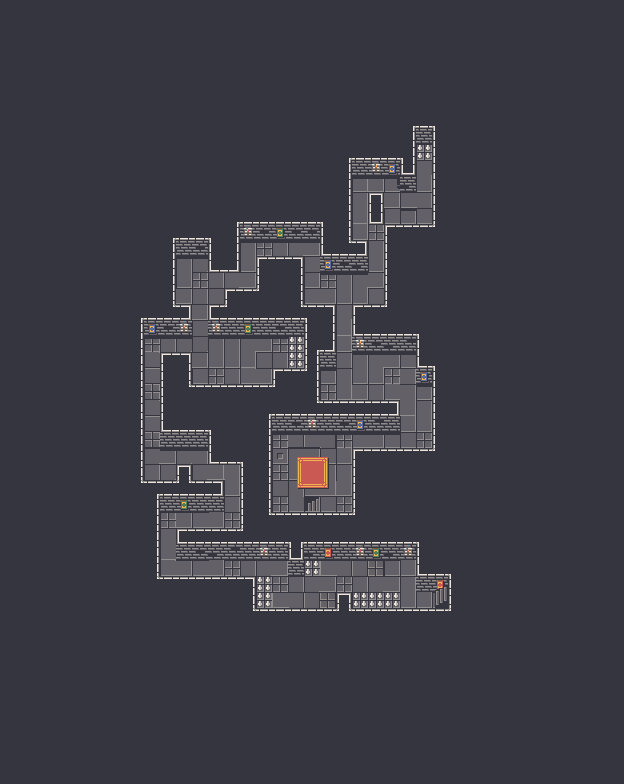

This is a level from a 2D game, rendered from its Tiled map with the project's own tilesets. A one-line summary and the map file follow, with tile-layer data summarised:
An orthogonal 39x49 tile map with 16x16 px tiles, 3 tile layers (Tile Layer 1, Tile Layer 2, Tile Layer 3), 2 tilesets and 55 objects.

<map version="1.5" tiledversion="1.7.2" orientation="orthogonal" renderorder="right-down" width="39" height="49" tilewidth="16" tileheight="16" infinite="0" nextlayerid="8" nextobjectid="204">
 <tileset firstgid="1" source="Dungeon16.tsx" />
 <tileset firstgid="181" source="Shadows.tsx" />
 <layer id="1" name="Tile Layer 1" width="39" height="49">
  <data>[1911 cells, 1911 non-empty, 62 distinct tile ids]</data>
 </layer>
 <layer id="2" name="Tile Layer 2" width="39" height="49">
  <data>[1911 cells, 70 non-empty, 24 distinct tile ids]</data>
 </layer>
 <layer id="3" name="Tile Layer 3" width="39" height="49">
  <data>[1911 cells, 17 non-empty, 15 distinct tile ids]</data>
 </layer>
 <objectgroup draworder="index" id="4" name="Walls">
  <object id="4" x="272" y="416" width="128" height="16" />
  <object id="7" x="272" y="512" width="80" height="16" />
  <object id="11" x="432" y="384" width="16" height="64" />
  <object id="14" x="416" y="336" width="16" height="48" />
  <object id="18" x="320" y="400" width="80" height="16" />
  <object id="45" x="272" y="368" width="16" height="16" />
  <object id="46" x="192" y="384" width="80" height="16" />
  <object id="51" x="160" y="256" width="16" height="48" />
  <object id="54" x="128" y="336" width="16" height="144" />
  <object id="57" x="208" y="448" width="32" height="16" />
  <object id="58" x="144" y="480" width="80" height="16" />
  <object id="59" x="176" y="464" width="16" height="16" />
  <object id="60" x="160" y="496" width="64" height="16" />
  <object id="63" x="144" y="512" width="16" height="64" />
  <object id="67" x="256" y="608" width="80" height="16" />
  <object id="68" x="336" y="592" width="16" height="16" />
  <object id="69" x="352" y="608" width="96" height="16" />
  <object id="73" x="448" y="592" width="16" height="16" />
  <object id="74" x="304" y="544" width="112" height="16" />
  <object id="76" x="288" y="560" width="16" height="16" />
  <object id="131" x="368" y="192" width="16" height="32" />
  <object id="138" x="400" y="176" width="16" height="16" />
  <object id="140" x="432" y="144" width="16" height="80" />
  <object id="142" x="416" y="128" width="16" height="16" />
  <object id="147" x="224" y="288" width="32" height="16" />
  <object id="158" x="176" y="240" width="32" height="16" />
  <object id="166" x="384" y="224" width="48" height="80" />
  <object id="168" x="352" y="448" width="80" height="64" />
  <object id="169" x="352" y="144" width="64" height="32" />
  <object id="170" x="336" y="160" width="16" height="80" />
  <object id="171" x="320" y="240" width="48" height="32" />
  <object id="172" x="240" y="224" width="80" height="16" />
  <object id="173" x="256" y="256" width="48" height="48" />
  <object id="174" x="176" y="224" width="32" height="32" />
  <object id="176" x="144" y="304" width="48" height="32" />
  <object id="179" x="160" y="352" width="32" height="48" />
  <object id="180" x="160" y="400" width="48" height="48" />
  <object id="181" x="240" y="416" width="32" height="112" />
  <object id="182" x="176" y="528" width="128" height="32" />
  <object id="183" x="160" y="576" width="96" height="32" />
  <object id="184" x="416" y="560" width="32" height="32" />
  <object id="186" x="304" y="304" width="32" height="64" />
  <object id="187" x="304" y="368" width="16" height="32" />
  <object id="188" x="352" y="304" width="64" height="48" />
  <object id="190" x="208" y="240" width="32" height="32" />
  <object id="203" x="208" y="304" width="96" height="32" />
 </objectgroup>
 <objectgroup id="5" name="Spikes">
  <object id="79" x="304" y="560" width="16" height="16" />
  <object id="141" x="416" y="144" width="16" height="16" />
  <object id="194" x="256" y="576" width="16" height="16" />
  <object id="195" x="256" y="592" width="16" height="16" />
  <object id="196" x="352" y="592" width="16" height="16" />
  <object id="197" x="368" y="592" width="16" height="16" />
  <object id="198" x="384" y="592" width="16" height="16" />
  <object id="201" x="288" y="336" width="16" height="16" />
  <object id="202" x="288" y="352" width="16" height="16" />
 </objectgroup>
 <objectgroup id="6" name="Coins" visible="0" />
</map>
